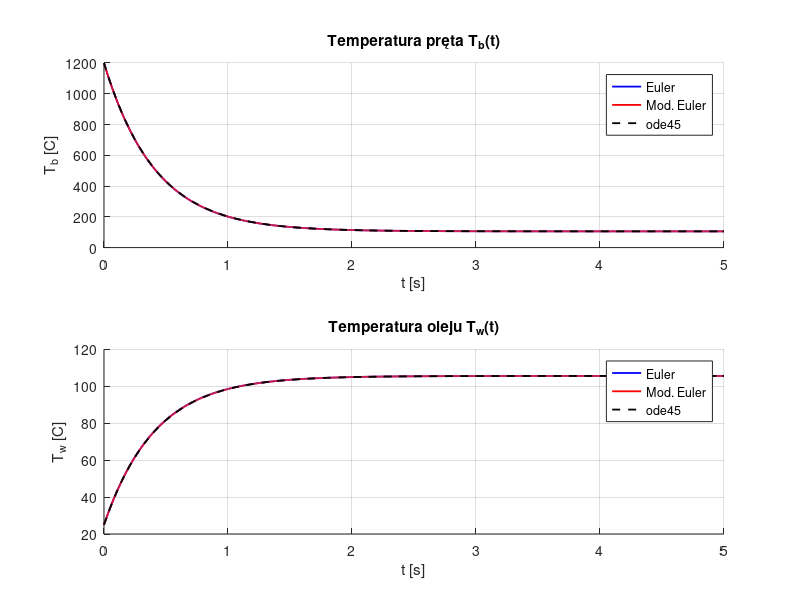
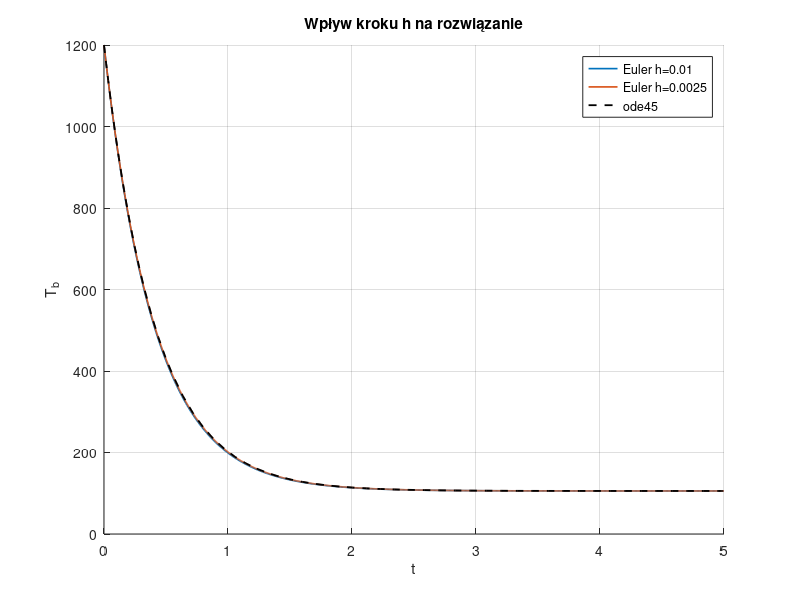
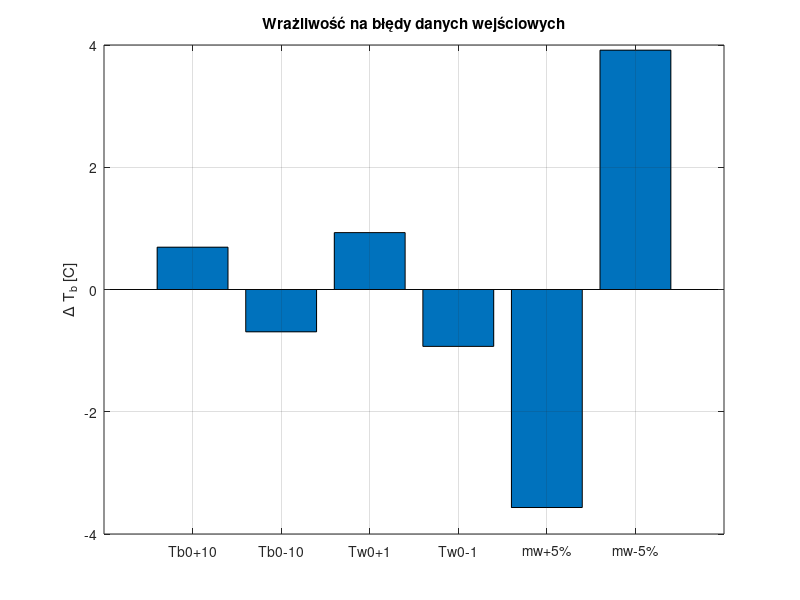

Here is the MATLAB script that generated these plots, in order:
%%%%%%%%%%%%%%%%%%%%%%%%%%%%%%%%%%%%%%%%%%%%%%%%%%%%%%%%%%%%%%%%%%%%%%%%%%%
%   CHŁODZENIE PRĘTA – CZĘŚĆ 1
%   Wersja zgodna ze szkieletem z instrukcji
%%%%%%%%%%%%%%%%%%%%%%%%%%%%%%%%%%%%%%%%%%%%%%%%%%%%%%%%%%%%%%%%%%%%%%%%%%%

function chlodzenie_preta
clc; clear; close all;

%% ================================
%   PARAMETRY MODELU FIZYCZNEGO
% ================================
params.h  = 160;      
params.A  = 0.0109;   
params.mb = 0.2;      
params.mw = 2.5;      
params.cb = 3.85;     
params.cw = 4.1813;   

%% ================================
%   WARUNKI POCZĄTKOWE
% ================================
Tb0 = 1200;
Tw0 = 25;
x0 = [Tb0; Tw0];

%% ================================
%   PARAMETRY NUMERYCZNE
% ================================
tspan = [0 5];
h = 0.0025;               % wybrany „lepszy" krok

%% ================================
%   1. SYMULACJA – EULER
% ================================
[tE, yE] = euler(@f, tspan, h, x0, params);

%% ================================
%   2. SYMULACJA – ZMODYFIKOWANY EULER
% ================================
[tM, yM] = euler_modified(@f, tspan, h, x0, params);

%% ================================
%   3. SYMULACJA – ODE45 (referencja)
% ================================
odefun = @(t,x) f(t,x,params);
[t45, y45] = ode45(odefun, tspan, x0);

%% ================================
%   4. WYKRESY: Tb(t), Tw(t)
% ================================
figure;
subplot(2,1,1); hold on;
plot(tE, yE(:,1),'b','LineWidth',1.3,'DisplayName','Euler');
plot(tM, yM(:,1),'r','LineWidth',1.3,'DisplayName','Mod. Euler');
plot(t45, y45(:,1),'k--','LineWidth',1.3,'DisplayName','ode45');
title('Temperatura pręta T_b(t)');
xlabel('t [s]'); ylabel('T_b [C]'); legend; grid on;

subplot(2,1,2); hold on;
plot(tE, yE(:,2),'b','LineWidth',1.3,'DisplayName','Euler');
plot(tM, yM(:,2),'r','LineWidth',1.3,'DisplayName','Mod. Euler');
plot(t45, y45(:,2),'k--','LineWidth',1.3,'DisplayName','ode45');
title('Temperatura oleju T_w(t)');
xlabel('t [s]'); ylabel('T_w [C]'); legend; grid on;


%% =============================================================
%   5. ANALIZA WRAŻLIWOŚCI NA KROK h
%% =============================================================
H = [0.01, 0.0025];

figure; hold on;
for hk = H
    [tT, yT] = euler(@f, tspan, hk, x0, params);
    plot(tT, yT(:,1),'LineWidth',1.2,'DisplayName',['Euler h=',num2str(hk)]);
end
plot(t45, y45(:,1),'k--','LineWidth',1.3,'DisplayName','ode45');
title('Wpływ kroku h na rozwiązanie'); xlabel('t'); ylabel('T_b');
legend; grid on;


%% =============================================================
%   6. WERYFIKACJA Z DANYMI POMIAROWYMI
%% =============================================================
meas = [
    1200 25 2.5 3 107.7 105.1
    800  25 2.5 3 79.1  78.0
    1100 70 2.5 3 142.1 139.1
    1200 25 2.5 5 105.7 105.5
    800  25 2.5 5 78.2  78.1
    1100 70 2.5 2 150.1 138.2
    1100 70 5   2 116.6 105.1
    1100 70 10  2 99.1  88.1
    1100 70 2.5 4 141.2 139.8
    1100 70 2.5 5 140.9 140.1
];

fprintf("\n===== WERYFIKACJA MODEL–POMIAR =====\n");
fprintf("Nr | Tb_mod | Tb_exp | Tw_mod | Tw_exp | ErrTb | ErrTw\n");

Tb_mod = zeros(10,1);
Tw_mod = zeros(10,1);

for i = 1:10
    
    params_i = params;
    params_i.mw = meas(i,3);   % zmiana masy oleju

    [tloc, yloc] = euler_modified(@f, [0 meas(i,4)], h, meas(i,1:2)', params_i);

    Tb_mod(i) = yloc(end,1);
    Tw_mod(i) = yloc(end,2);

    fprintf("%2d | %7.2f | %7.2f | %7.2f | %7.2f | %+6.2f | %+6.2f\n",...
        i, Tb_mod(i), meas(i,5), Tw_mod(i), meas(i,6), ...
        Tb_mod(i)-meas(i,5), Tw_mod(i)-meas(i,6));
end


%% =============================================================
%   7. WRAŻLIWOŚĆ NA BŁĘDY DANYCH WEJŚCIOWYCH
%% =============================================================

Tb0_base = 1200;
Tw0_base = 25;
mw_base  = 2.5;
t_obs = 3;

Tb_ref = simulate_once(Tb0_base,Tw0_base,mw_base,t_obs,params,h);

cases = {
    'Tb0+10', Tb0_base+10, Tw0_base,   mw_base;
    'Tb0-10', Tb0_base-10, Tw0_base,   mw_base;
    'Tw0+1',  Tb0_base,    Tw0_base+1, mw_base;
    'Tw0-1',  Tb0_base,    Tw0_base-1, mw_base;
    'mw+5%',  Tb0_base,    Tw0_base,   mw_base*1.05;
    'mw-5%',  Tb0_base,    Tw0_base,   mw_base*0.95;
};

nC = size(cases,1);
dTb = zeros(nC,1);

for i = 1:nC
    dTb(i) = simulate_once(cases{i,2}, cases{i,3}, cases{i,4}, t_obs, params, h) - Tb_ref;
end

figure;
bar(dTb); xticklabels(cases(:,1));
title('Wrażliwość na błędy danych wejściowych');
ylabel('\Delta T_b [C]');
grid on;

end % ================= koniec funkcji main =====================



%%%%%%%%%%%%%%%%%%%%%%%%%%%%%%%%%%%%%%%%%%%%%%%%%%%%%%%%%%%%%%%%%%%%%%%%%%%
%                FUNKCJE – ZGODNE ZE SZKIELETEM
%%%%%%%%%%%%%%%%%%%%%%%%%%%%%%%%%%%%%%%%%%%%%%%%%%%%%%%%%%%%%%%%%%%%%%%%%%%


%% ========================================================================
%   RÓWNANIA STANU (ODE)
%% ========================================================================
function dx = f(~, x, params)

Tb = x(1);
Tw = x(2);

h  = params.h;
A  = params.A;
mb = params.mb;
mw = params.mw;
cb = params.cb;
cw = params.cw;

dTb = -(h*A)/(mb*cb) * (Tb - Tw);
dTw =  +(h*A)/(mw*cw) * (Tb - Tw);

dx = [dTb; dTw];

end


%% ========================================================================
%   MODEL WSPÓŁCZYNNIKA h(Tb,Tw)
%   (W CZĘŚCI 1 STAŁY – docelowo w Części 2 będzie nieliniowy)
%% ========================================================================
function h = fh(Tb, Tw)
h = 160; % stały dla Części 1
end


%% ========================================================================
%   METODA EULERA
%% ========================================================================
function [t, y] = euler(func, tspan, h, x0, params)

t = tspan(1):h:tspan(2);
N = length(t);

y = zeros(N,2);
y(1,:) = x0;

for i = 1:N-1
    dy = func(t(i), y(i,:).', params);
    y(i+1,:) = y(i,:) + h * dy.';
end

end


%% ========================================================================
%   METODA ZMODYFIKOWANA EULERA (HEUN)
%% ========================================================================
function [t, y] = euler_modified(func, tspan, h, x0, params)

t = tspan(1):h:tspan(2);
N = length(t);

y = zeros(N,2);
y(1,:) = x0;

for i = 1:N-1
    
    k1 = func(t(i), y(i,:).', params);

    y_mid = y(i,:).' + (h/2)*k1;

    k2 = func(t(i)+h/2, y_mid, params);

    y(i+1,:) = y(i,:) + h * k2.';
end

end



%% ========================================================================
%   SYMULACJA DO t_obs – używana w wrażliwości
%% ========================================================================
function Tb_end = simulate_once(Tb0,Tw0,mw,t_obs,params,h)

params2 = params;
params2.mw = mw;

[t, y] = euler_modified(@f, [0 t_obs], h, [Tb0;Tw0], params2);

Tb_end = y(end,1);

end
